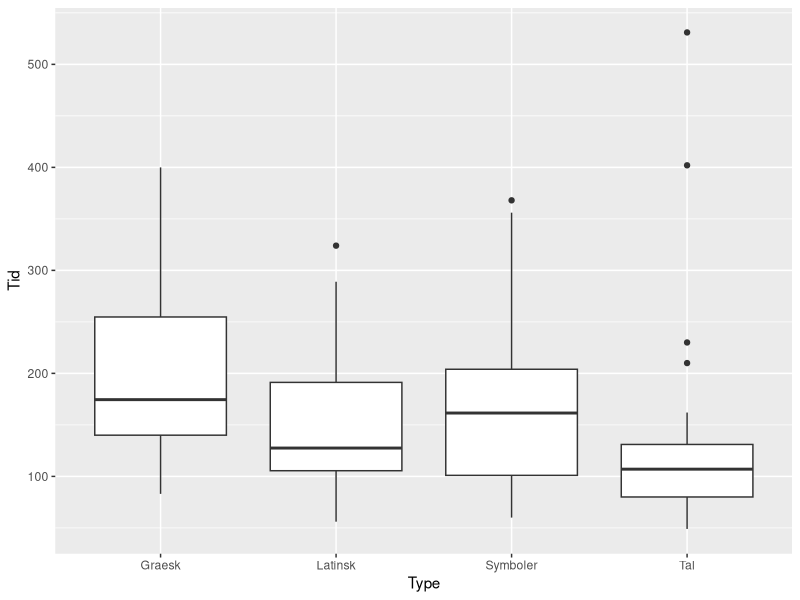
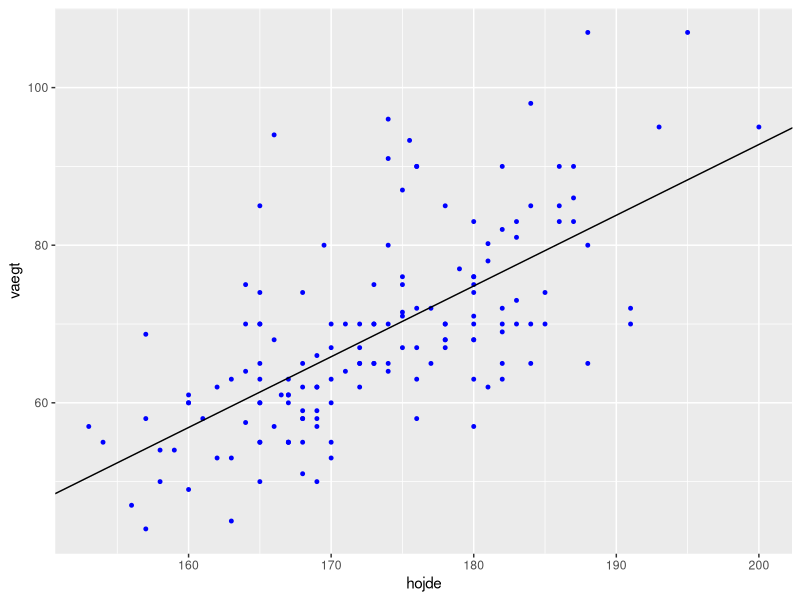
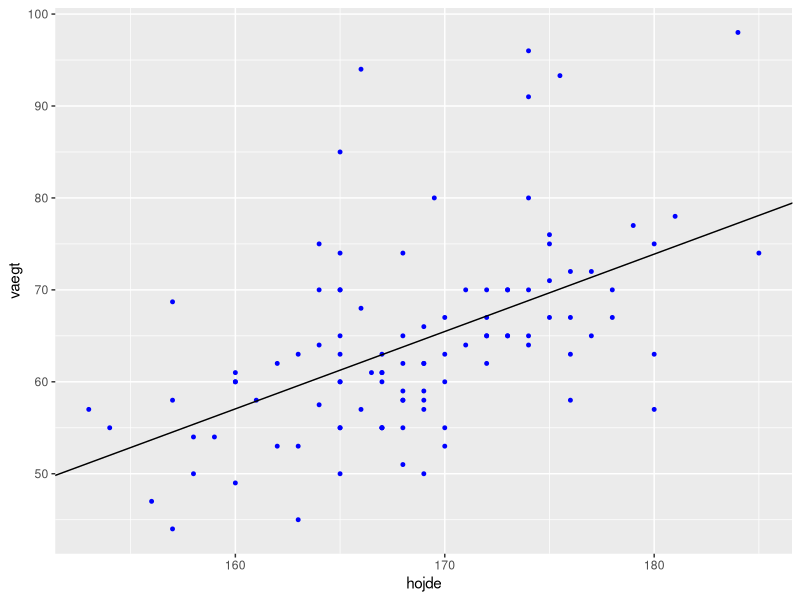
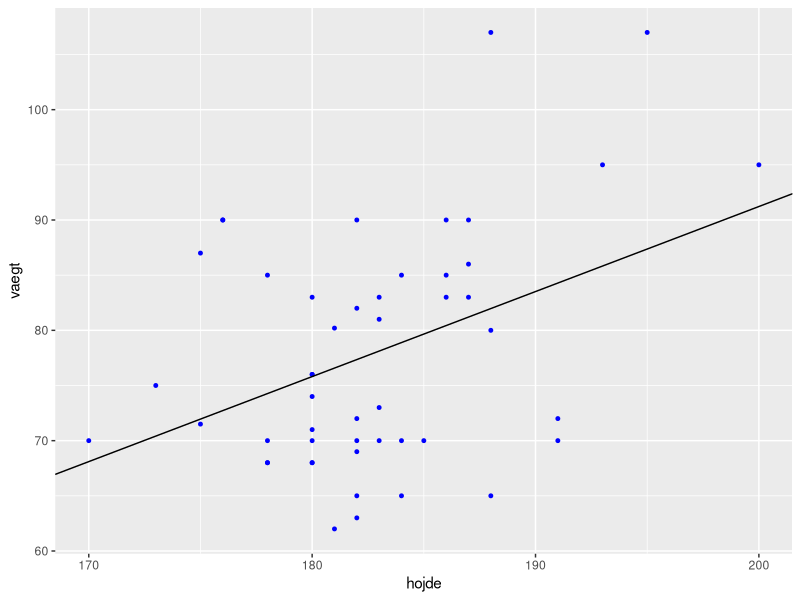

Source code (R) for these figures, in order:
## ---- chunk 1
knitr::opts_chunk$set(echo = TRUE)
## ---- chunk 2
# install.packages("readxl")

library(readxl)
library("ggplot2")
library(tidyverse)
sudokuData <- read_excel("data/sudoku-sd1.xlsx")

# Feature engineering
sudokuData <- transform(sudokuData, tid = 60 * min + sek)
sudokuData <- na.omit(sudokuData)

head(sudokuData , 3)
## ---- chunk 3
ggplot(data = sudokuData, aes(x = type, y = tid)) +
  geom_boxplot(outliers = TRUE) + 
  xlab("Type") + ylab("Tid")
## ---- chunk 4

summarize(group_by(sudokuData, type), n = n(),
          tid_mean = mean(tid), tid_sd = sd(tid))
## ---- chunk 5
# Perfome anova
linreg <- lm(tid ~ type-1, data = sudokuData)
summary(linreg, n = length())

## ---- chunk 6
head(sudokuData, n = 3)
## ---- chunk 7
sudokuData <- data.frame(sudokuData)
sudokuData$myType <- relevel(factor(sudokuData$type), ref="Latinsk")


model3 <- lm(tid ~ myType, data=sudokuData)
summary(model3)
## ---- chunk 8
confint(model3)
## ---- chunk 9
sudokuData <- data.frame(sudokuData)
sudokuData$talType <- relevel(factor(sudokuData$type), ref="Tal")


model4 <- lm(tid ~ myType, data=sudokuData)
summary(model4)
## ---- chunk 10
confint(model4)
## ---- chunk 11

data_horse <- read_excel(path = "data/stud2017-v2.xls")

head(data_horse, 3)


## ---- chunk 12
data_horse <- data.frame(data_horse)
linreg <- lm(vaegt ~ hojde, data = data_horse) # Fit
summary(linreg)
confint(linreg)


alpha <- as.numeric(coef(linreg)[1]) # Intercept
beta <- as.numeric(coef(linreg)[2]) # Slope

ggplot(data = data_horse, aes(x = hojde, y = vaegt)) + 
  geom_point(color = "blue", size = 1) + # Scatter
  geom_abline(slope = beta, intercept = alpha) # line
## ---- chunk 13

df_k_horse <- subset(data_horse, kon == "Kvinde")

## ---- chunk 14
linreg_k <- lm(vaegt ~ hojde, data = df_k_horse) # Fit
summary(linreg_k)
confint(linreg_k)


alpha <- as.numeric(coef(linreg_k)[1]) # Intercept
beta <- as.numeric(coef(linreg_k)[2]) # Slope

ggplot(data = df_k_horse, aes(x = hojde, y = vaegt)) + 
  geom_point(color = "blue", size = 1) + # Scatter
  geom_abline(slope = beta, intercept = alpha) # line
## ---- chunk 15

x_kvinder <- data.frame(hojde = 165) # Create data
predict(linreg_k, x_kvinder)

## ---- chunk 16
summary(linreg_k)

confint(linreg_k)
## ---- chunk 17
x_kvinder <- data.frame(hojde = c(160, 170))

predict(linreg, x_kvinder, interval = "confidence", level = 0.95)

jens <- predict(linreg, x_kvinder, interval = "confidence", level = 0.95)

jens[2, 1] - jens[1, 1] # Expected diff
jens[2, 2] - jens[1, 2] # Lower
jens[2, 3] - jens[1, 3] # Upper
## ---- chunk 18
df_m_horse <- subset(data_horse, kon == "Mand")


linreg_m <- lm(vaegt ~ hojde, data = df_m_horse) # Fit
summary(linreg_m)
confint(linreg_m)


alpha <- as.numeric(coef(linreg_m)[1]) # Intercept
beta <- as.numeric(coef(linreg_m)[2]) # Slope

ggplot(data = df_m_horse, aes(x = hojde, y = vaegt)) + 
  geom_point(color = "blue", size = 1) + # Scatter
  geom_abline(slope = beta, intercept = alpha) # line



## ---- chunk 19
nrow(df_m_horse)
nrow(df_k_horse)

## ---- chunk 20
coefficients(summary(linreg_m))[2,1]
coefficients(summary(linreg_k))[2,1]

confint(linreg_m)
confint(linreg_k)

